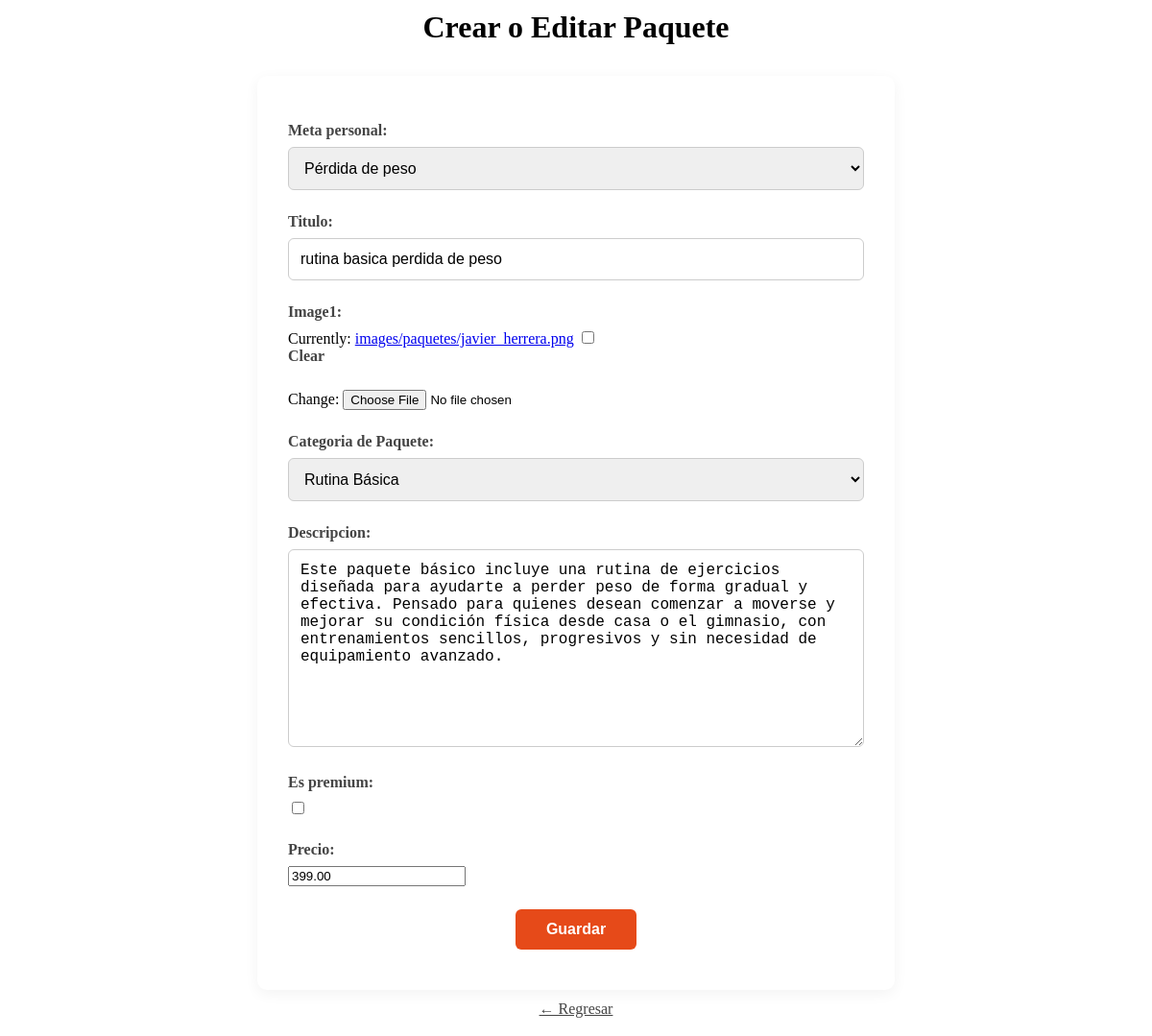
The page /paquete/1/editar/ (signed in) on the database its author committed.
### fitapp/models.py (models this page shows, shortened)
class Paquete(models.Model):
    TIPO_CHOICES = [
        ('rutina_basica', 'Rutina Básica'),
        ('dieta_basica', 'Dieta Básica'),
        ('completo_basico', 'Completo Básico (Dieta + Rutina)'),
        ('rutina_premium', 'Rutina Premium'),
        ('dieta_premium', 'Dieta Premium'),
        ('completo_premium', 'Completo Premium (Dieta + Rutina)'),
        ('completo_premium_con_farmacologia', 'Dieta + Rutina + Farmacologia'),
    ]
    meta_personal = models.CharField(max_length=100,blank=True,null=True, choices=META_PERSONAL_CHOICES)
    titulo=models.CharField(max_length=100,null=False,blank=False,default="")
    image1=models.ImageField(upload_to="images/paquetes",null=True,blank=True)
    categoria = models.CharField(max_length=50, choices=TIPO_CHOICES,verbose_name="Categoria de Paquete")
    descripcion = models.TextField()
    es_premium=models.BooleanField(default=False)
    precio = models.DecimalField(max_digits=10, decimal_places=2)
    created_at = models.DateTimeField(default=now)
    class Meta:
        verbose_name="Lista de Paquetes en Tienda"
        verbose_name_plural="Lista de Paquetes en Tienda"

### fitapp/views.py (the view)
# urls.py: path('paquete/<int:pk>/editar/', views.editar_paquete, name='editar_paquete'),
@staff_member_required
def editar_paquete(request, pk):
    paquete = get_object_or_404(Paquete, pk=pk)
    if request.method == "POST":
        form = PaqueteForm(request.POST,request.FILES, instance=paquete)
        if form.is_valid():
            form.save()
            return redirect('admin_dashboard')
    else:
        form = PaqueteForm(instance=paquete)
    return render(request, 'crear_paquete.html', {'form': form})

### fitapp/forms.py
class PaqueteForm(forms.ModelForm):
    class Meta:
        model = Paquete
        fields = ['meta_personal','titulo','image1','categoria', 'descripcion','es_premium', 'precio']

### fitapp/templates/crear_paquete.html (shortened to what this page needs)
{%extends 'crear_dieta.html'%}
{%block content %}
<h1>Crear o Editar Paquete</h1>
<form method="POST" enctype="multipart/form-data">
  {{ form.as_p }}
  <button type="submit">Guardar</button>
</form>
<a class="regresar"href="{%url 'admin_dashboard'%}">&#8592; Regresar</a>
{%endblock%}

### fitapp/static/css/estilos_forms.css (style rules this page uses)
form { background: #ffffff; padding: 2rem; margin-top: 2rem; border-radius: 10px; box-shadow: 0 4px 15px rgba(0, 0, 0, 0.05); max-width: 600px; margin-left: auto; margin-right: auto; }
h1 { width:100%; display:flex; margin:10px auto; justify-content: center; align-items: center; text-align: center; }
.regresar { display:flex; margin:auto; justify-content: center; align-items: center; width:150px; height:40px; color: #444; }
form p { margin-bottom: 1.5rem; }
form label { display: block; font-weight: 600; margin-bottom: 0.5rem; color: #444; }
form input[type="text"], form input[type="email"], form input[type="password"], form select, form textarea { width: 100%; padding: 0.75rem; font-size: 1rem; border: 1px solid #ccc; border-radius: 6px; box-sizing: border-box; transition: border-color 0.3s ease, box-shadow 0.3s ease; }
form button[type="submit"] { display:flex; margin:10px auto; background-color: #e64a19; color: #fff; padding: 0.75rem 2rem; border: none; border-radius: 6px; font-size: 1rem; font-weight: 600; cursor: pointer; transition: background-color 0.3s ease; }

### rows shown on the page
Paquete: meta_personal "Pérdida de peso", titulo "rutina basica perdida de peso", categoria "Rutina Básica", descripcion "Este paquete básico incluye una rutina de ejercicios diseñada para ayudarte a perder peso de forma gradual y efectiva. Pensado para quienes desean comenzar a moverse y mejorar su condición física desde casa o el gimnasio, con entrenamientos sencillos, progresivos y sin necesidad de equipamiento avanzado.", precio "399.00"
